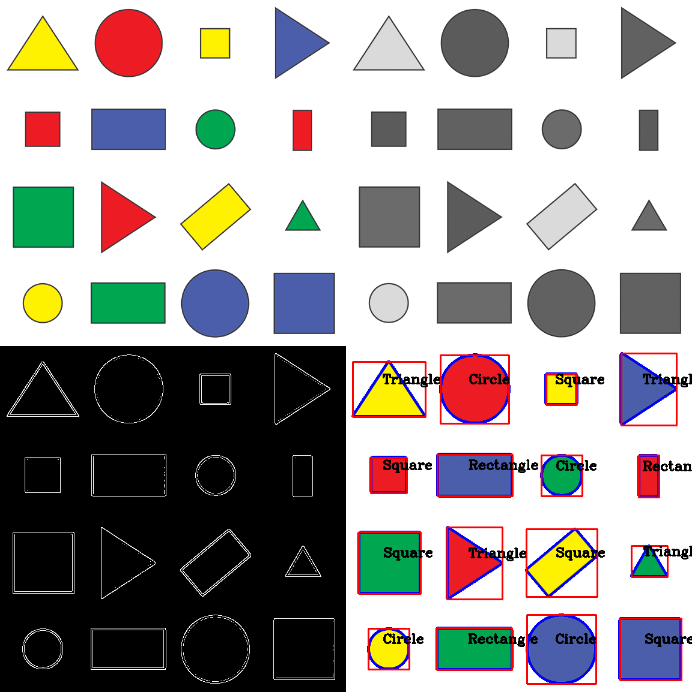
#> input picture Shapes.png, 692 x 692 px, found by its file name
$ python Contour_Shape_Detection.py
#> lines starting #> are read from the running program, lines starting #| are printed output that depends on the picture; after the words box and inside, x2 and y2 are one past the last pixel; in counts of white or black regions, pixels touching at a corner belong together
import cv2
import numpy as np

def stackImages(scale,imgArray):
    rows = len(imgArray)
    cols = len(imgArray[0])
    rowsAvailable = isinstance(imgArray[0], list)
    width = imgArray[0][0].shape[1]
    height = imgArray[0][0].shape[0]
    if rowsAvailable:
        for x in range ( 0, rows):
            for y in range(0, cols):
                if imgArray[x][y].shape[:2] == imgArray[0][0].shape [:2]:
                    imgArray[x][y] = cv2.resize(imgArray[x][y], (0, 0), None, scale, scale)
                else:
                    imgArray[x][y] = cv2.resize(imgArray[x][y], (imgArray[0][0].shape[1], imgArray[0][0].shape[0]), None, scale, scale)
                if len(imgArray[x][y].shape) == 2: imgArray[x][y]= cv2.cvtColor( imgArray[x][y], cv2.COLOR_GRAY2BGR)
        imageBlank = np.zeros((height, width, 3), np.uint8)
        hor = [imageBlank]*rows
        hor_con = [imageBlank]*rows
        for x in range(0, rows):
            hor[x] = np.hstack(imgArray[x])
        ver = np.vstack(hor)
    else:
        for x in range(0, rows):
            if imgArray[x].shape[:2] == imgArray[0].shape[:2]:
                imgArray[x] = cv2.resize(imgArray[x], (0, 0), None, scale, scale)
            else:
                imgArray[x] = cv2.resize(imgArray[x], (imgArray[0].shape[1], imgArray[0].shape[0]), None,scale, scale)
            if len(imgArray[x].shape) == 2: imgArray[x] = cv2.cvtColor(imgArray[x], cv2.COLOR_GRAY2BGR)
        hor= np.hstack(imgArray)
        ver = hor
    return ver

def getContours(img):
    contours,hierarchy = cv2.findContours(img,cv2.RETR_EXTERNAL,cv2.CHAIN_APPROX_NONE)
    for cnt in contours:
        area = cv2.contourArea(cnt)
        print(area)
        if area>500:
            cv2.drawContours(imgContour, cnt, -1, (255, 0, 0), 3)
            peri = cv2.arcLength(cnt,True)
            # print(peri)
            approx = cv2.approxPolyDP(cnt,0.02*peri,True)
            print(len(approx))
            objCor = len(approx)
            x, y, w, h = cv2.boundingRect(approx)

            if objCor == 3: objectType = "Triangle"
            elif objCor == 4:
                aspRatio = w/float(h)
                if aspRatio > 0.95 and aspRatio < 1.05: objectType = "Square"
                else: objectType = "Rectangle"
            elif objCor == 5: objectType = "Pentagon"
            elif objCor == 6: objectType = "Hexagon"
            elif objCor == 7: objectType = "Heptagon"
            else: objectType = "Circle"

            cv2.rectangle(imgContour, (x, y), (x + w, y + h), (0, 0, 255), 2)
            cv2.putText(imgContour, objectType,
                        (x + (w // 2) - 10, y + (h // 2) - 10), cv2.FONT_HERSHEY_COMPLEX, 0.7,
                        (0, 0, 0), 2)


path1 = 'Resources/shapes.png'
path2 = 'Resources/polygons.png'
img = cv2.imread(path1)
#> img is the input picture: shape (692, 692, 3); mean B, G, R 154.2, 156.1, 159.3
imgContour = img.copy()

imgGray = cv2.cvtColor(img,cv2.COLOR_BGR2GRAY)
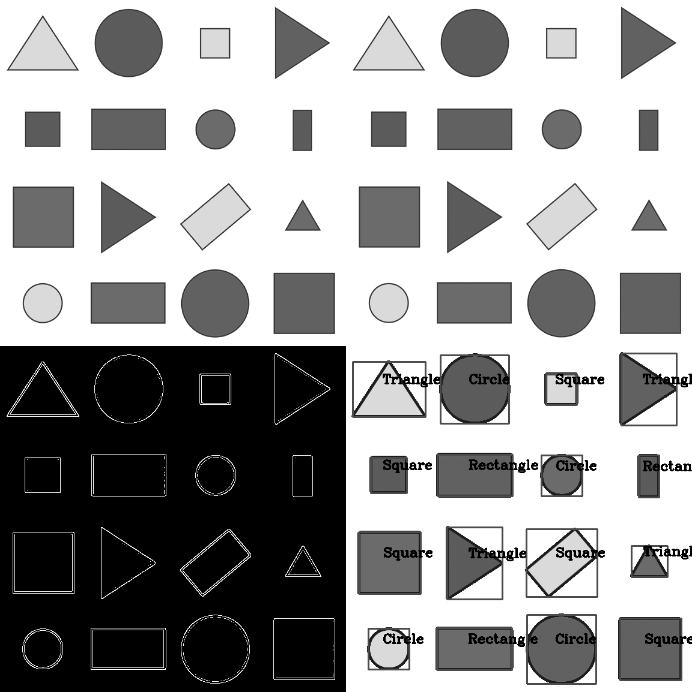
#> imgGray: shape (692, 692); min 0, max 255, mean 156.9
imgBlur = cv2.GaussianBlur(imgGray,(7,7),1)
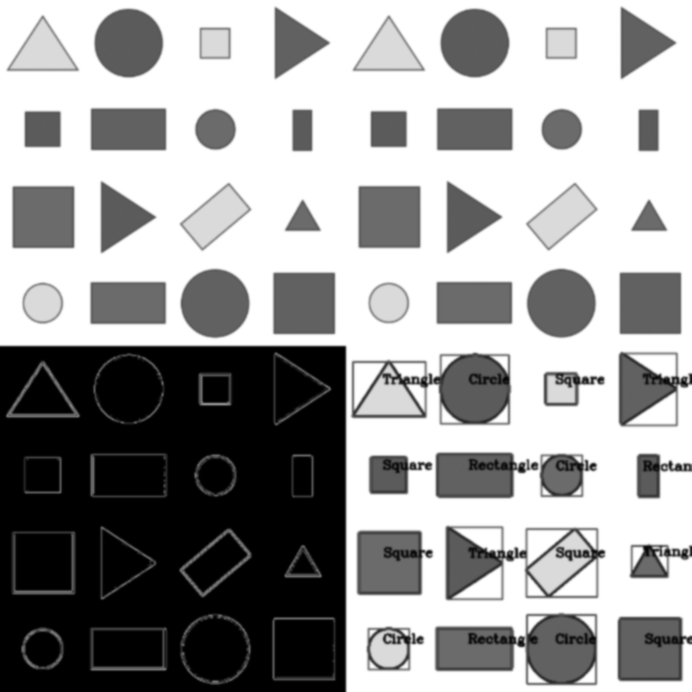
#> imgBlur: shape (692, 692); min 0, max 255, mean 156.9
imgCanny = cv2.Canny(imgBlur,50,50)
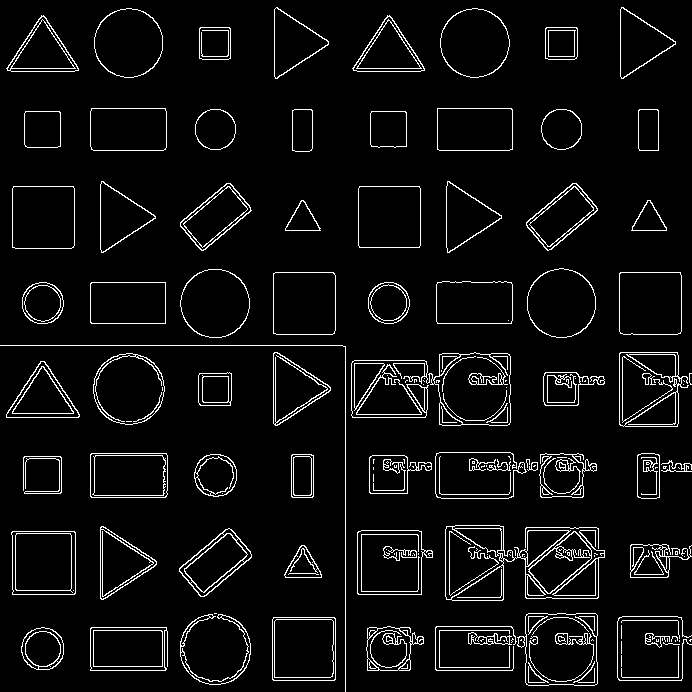
#> imgCanny: shape (692, 692); 5.5% white in thin lines or dots
getContours(imgCanny)
#> in getContours, `contours,hierarchy = cv2.findContours(img,cv2.RETR_EXTERNAL,cv2.CHAIN_..`: contours = 116 contours, 48 with area under 20; largest, box (x1, y1, x2, y2) and area: (445, 525, 605, 601) 6299, (351, 352, 511, 426) 5448, (517, 613, 598, 686) 5141, (619, 352, 689, 427) 4375, (357, 530, 433, 595) 4154
#> the loop in getContours, `for cnt in contours:` made 116 passes
#> (area, peri, approx, objCor, x, y, w, h) on passes 15, 21, 34, 37, 39, 60, 62, 64: (3191.5, 312.7, [[90, 628], [90, 670], [166, 669], [166, 627]], 4, 90, 627, 77, 44), (3966, 249.7, [[273, 617], [272, 679], [334, 680], [335, 618]], 4, 272, 617, 64, 64), (706.5, 117.5, [[301, 545], [285, 577], [321, 577], [306, 547]], 4, 285, 545, 37, 33), (3969, 252.5, [[12, 531], [12, 594], [74, 594], [75, 532]], 4, 12, 531, 64, 64), (2514.5, 209.1, [[229, 528], [179, 568], [200, 596], [251, 557]], 4, 179, 528, 73, 69), (943, 127.7, [[292, 454], [291, 496], [312, 497], [313, 455]], 4, 291, 454, 23, 44), (974.5, 129.9, [[638, 454], [637, 496], [659, 497], [659, 455]], 4, 637, 454, 23, 44), (3380.5, 239.9, [[90, 454], [91, 497], [166, 496], [166, 453]], 4, 90, 453, 77, 45)
#> (area, peri, approx, objCor, x, y, w, h) on passes 41, 78, 79, 83, 99, 100: (2262, 215.8, [[101, 526], [103, 599], [156, 561]], 3, 101, 526, 56, 74), (730.5, 136.7, [[383, 363], [354, 363], [354, 410]], 3, 354, 363, 30, 48), (2263, 217, [[6, 414], [79, 416], [44, 361]], 3, 6, 361, 74, 56), (2330.5, 217.2, [[274, 352], [277, 425], [330, 387]], 3, 274, 352, 57, 74), (2094, 211, [[447, 181], [449, 252], [501, 215]], 3, 447, 181, 55, 72), (2087.5, 210.4, [[101, 181], [103, 252], [155, 216]], 3, 101, 181, 55, 72)
#| 0.0
#| 0.5
#| 0.5
#| 0.0
#| 0.0
#| 0.0
#| 1.5
#| 0.0
#> (further printed lines are left out)
#> after the loop in getContours, `for cnt in contours:`:
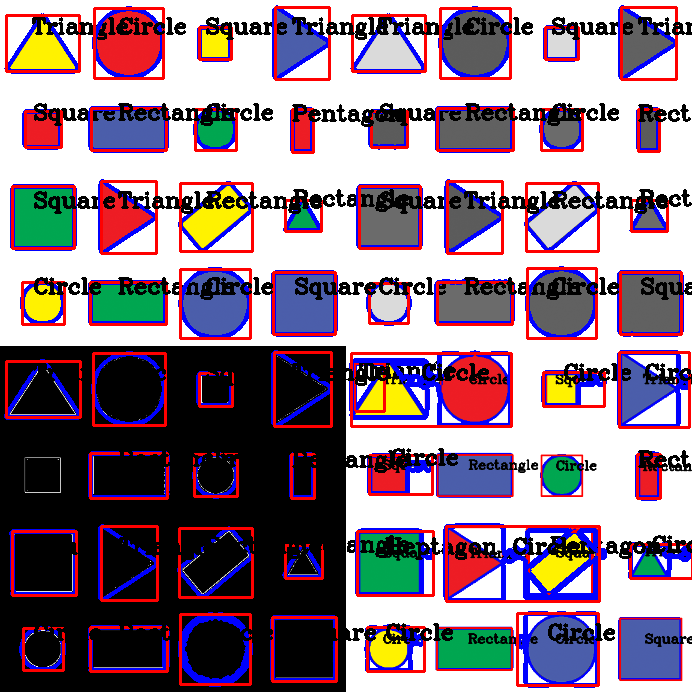
#> imgContour: shape (692, 692, 3); 19.95% of pixels changed, all inside (x1, y1, x2, y2) = (4, 5, 692, 688)

imgStack = stackImages(0.6,([img,imgGray],[imgCanny,imgContour]))
#> after the loop in stackImages, `for x in range(0, rows):`: hor = 2 items
#> in stackImages, `ver = np.vstack(hor)`:
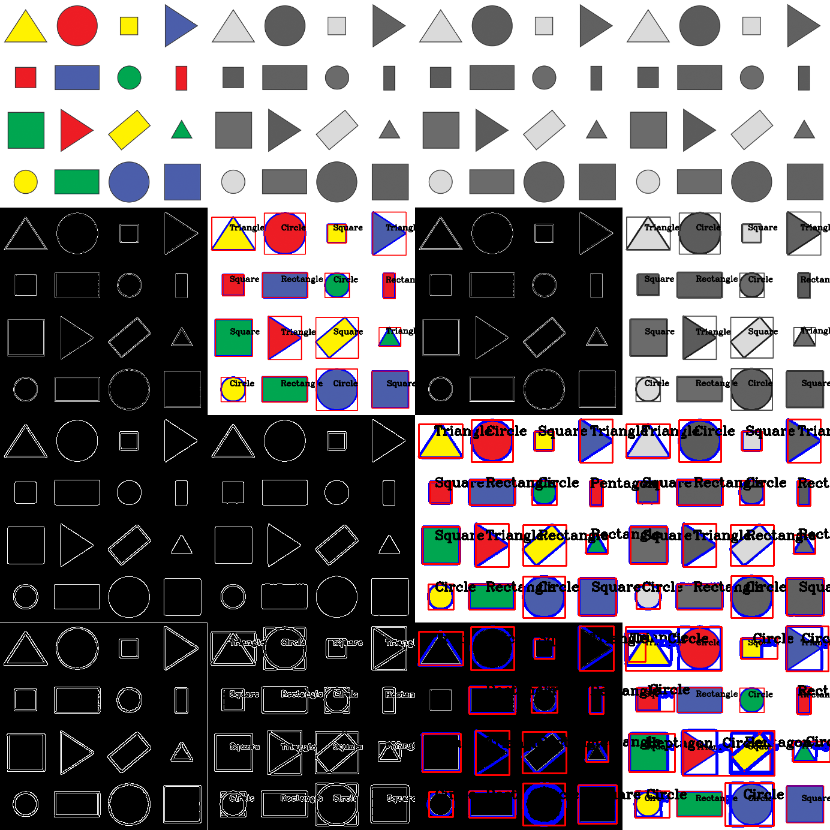
#> ver: shape (830, 830, 3); mean of channels 0, 1, 2 115.7, 112.6, 118.4; drawn as B, G, R
cv2.imshow("All Images",imgStack)
cv2.waitKey(0)
